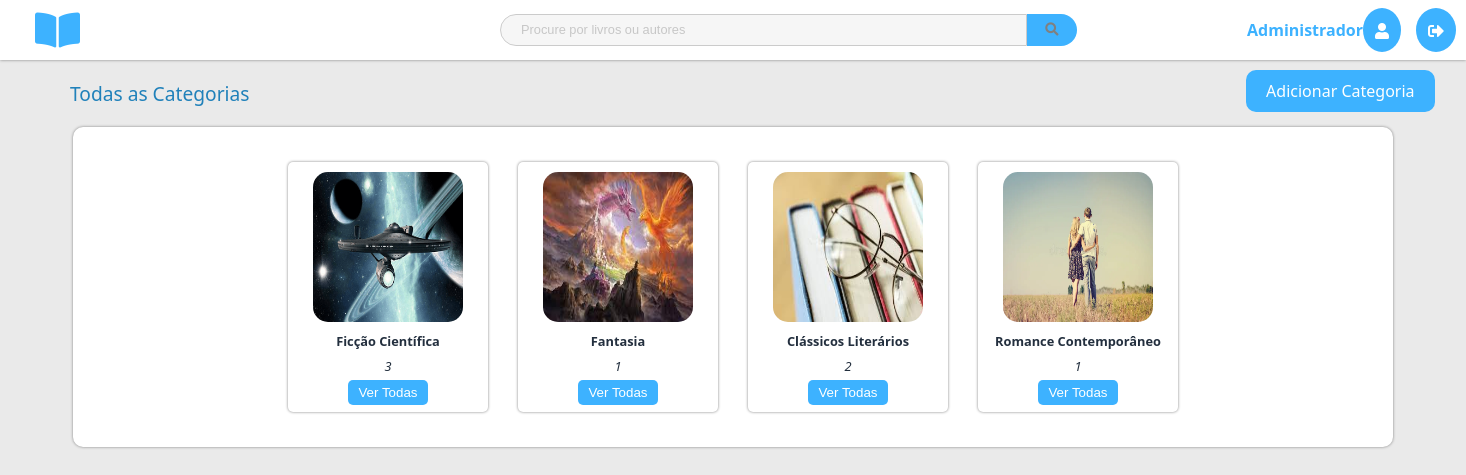
Page /categories/ (signed in) on the committed database.
### category/models.py (models this page shows, shortened)
class Category(models.Model):
    title = models.CharField(max_length=200)
    img = models.ImageField(upload_to='category/images/')

### category/views.py (the view)
# urls.py: path('', CategoryListView.as_view(), name='category'),
class CategoryListView(ListView):
    model = Category
    template_name = "category/home.html"
    context_object_name = 'categories'

### templates/category/home.html
{% extends "layout/base.html" %}
{% load static %}
{% block library %}
<link rel="stylesheet" href="{% static "book/css/home.css" %}">
<link rel="stylesheet" href="{% static "administrator/css/delete_edit.css" %}">
{% if user.is_staff %}
<a class='edit_btn' href=" {% url 'administrator:add_category' %}">Adicionar Categoria</a>
{% endif %}
<h3>Todas as Categorias</h3>
<div class="cards__container">
    {% for category in categories %}
    <div class="cat_card">
        <img class="cat_img" src="{{category.img.url}}" alt="" />
        <p class="cat_name">{{category.title}}</p>
        <p class="author">{{category.books.count}}</p>
        <a href="{% url 'category:detail' category.pk %}"><button class="cat_book_btn">Ver Todas</button></a>
    </div>
    {% endfor %}
</div>
{% endblock library %}

### static/book/css/base.css (style rules this page uses)
body { margin: 0; font-family: "Segoe UI", Tahoma, Geneva, Verdana, sans-serif; background-color: #eaeaea; }

### static/book/css/home.css (style rules this page uses)
.cards__container { width: 90%; background-color: white; border-radius: 10px; margin: 20px auto 40px; padding-bottom: 20px; padding-top: 20px; display: flex; box-shadow: 0px 0px 3px 0px grey; justify-content: center; align-items: center; flex-wrap: wrap; position: relative; }
.cat_img { width: 150px; height: 150px; border-radius: 10%; margin-top: 5%; }
.cat_card { position: relative; width: 200px; height: 250px; text-align: center; margin: 15px; border-radius: 5px; transition: all 0.3s ease; cursor: pointer; box-shadow: 0px 0px 3px 0px grey; }
.cat_name { color: #232f3e; font-weight: bold; font-size: 0.8rem; padding: 0px 0px 0px 10px; width: 90%; margin-top: 5px; margin-bottom: 5px; height: 20px; overflow: hidden; }
.author { color: #232f3e; font-style: italic; font-size: 0.8rem; margin: 0px 10px; overflow: hidden; }
h3 { text-align: left; margin-top: 20px; margin-left: 70px; color: #2081ba; font-weight: 300; }
.cat_book_btn { outline: none; border: none; background-color: #3DB2FF; color: white; font-weight: 300; margin-top:5px ; padding: 5px 10px; border-radius: 5px; cursor: pointer; }
.cat_img { width: 150px; height: 150px; }
.cat_card { position: relative; width: 200px; height: 250px; text-align: center; margin: 15px; border-radius: 5px; transition: all 0.3s ease; cursor: pointer; }
h3 { text-align: left; margin-top: 20px; margin-left: 70px; color: #2081ba; font-size: 1.2rem; font-weight: 300; }
.cat_book_btn { outline: none; border: none; background-color: #3DB2FF; color: white; font-weight: 300; margin-top: 5px; padding: 5px 10px; border-radius: 5px; cursor: pointer; }

### static/administrator/css/delete_edit.css (style rules this page uses)
.delete_btn , .edit_btn { background-color: #3DB2FF; color: white; text-decoration: none; display: inline; position: absolute; border-radius: 10px; padding: 10px 20px; outline: none; border: none; font-size: 1rem; transition: all 0.3s ease; position: absolute; top: 70px; left: 85%; cursor: default; visibility: visible; }

### rows in the picture
Category: img (picture), title "Ficção Científica", books.count "3"
Category: img (picture), title "Fantasia", books.count "1"
Category: img (picture), title "Clássicos Literários", books.count "2"
Category: img (picture), title "Romance Contemporâneo", books.count "1"
